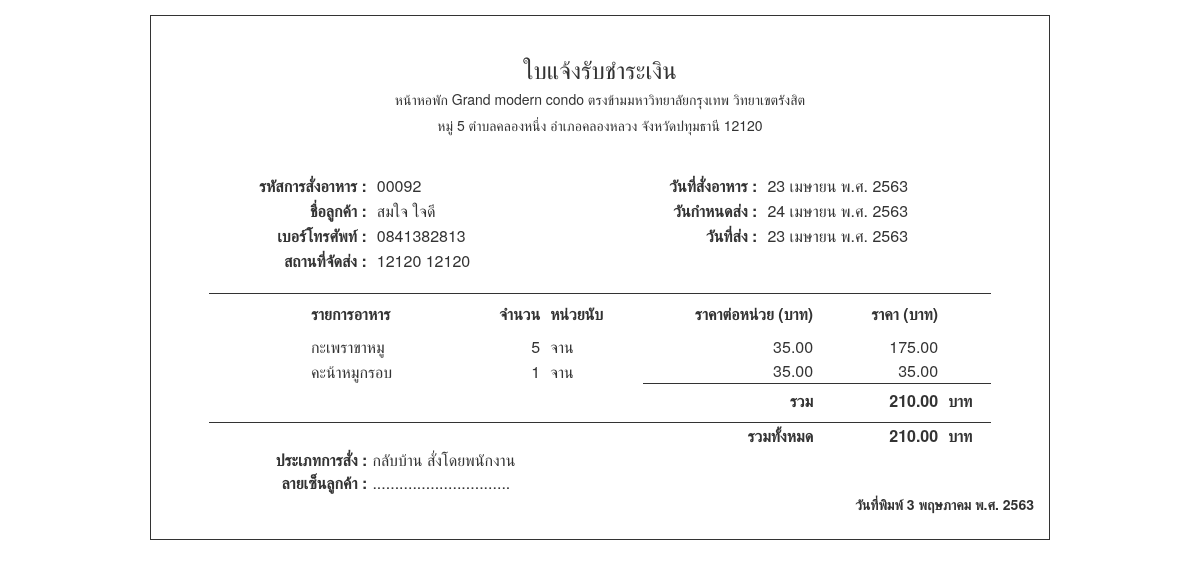
The app's page /admin/bill_order.php?oid=00092 (signed in) with its own data.
### tables this page shows
CREATE TABLE `orders` (
  `orderid` int(5) unsigned zerofill NOT NULL AUTO_INCREMENT COMMENT 'รหัสการสั่ง',
  `orderdate` datetime NOT NULL COMMENT 'วัน/เวลาที่สั่ง',
  `order_date_tobedelivery` date NOT NULL COMMENT 'วันกำหนดส่ง',
  `order_time_tobedelivery` time NOT NULL COMMENT 'เวลากำหนดส่ง',
  `order_date_delivered` date NOT NULL COMMENT 'วันที่ส่ง',
  `order_time_delivered` time NOT NULL COMMENT 'เวลาส่ง',
  `order_delivery_place` varchar(100) NOT NULL COMMENT 'สถานที่ส่ง',
  `order_status` int(1) NOT NULL COMMENT 'สถานะการสั่ง',
  `order_type` int(1) NOT NULL COMMENT 'ประเภทการสั่ง',
  `order_totalprice` float(7,2) NOT NULL COMMENT 'ราคารวม',
  `order_evidence` varchar(100) NOT NULL COMMENT 'หลักฐานการชำระ',
  `order_evidence_date` datetime NOT NULL,
  `tables_no` int(5) DEFAULT NULL,
  `payno` int(5) unsigned zerofill DEFAULT NULL,
  `payno_cancel` int(5) unsigned zerofill DEFAULT NULL COMMENT 'ใบเสร็จที่ถูกยกเลิก',
  `cusid` int(5) NOT NULL,
  `reserv_id` int(5) unsigned zerofill DEFAULT NULL,
  PRIMARY KEY (`orderid`),
  KEY `tables_no` (`tables_no`),
  KEY `bill_no` (`payno`),
  KEY `cusid` (`cusid`),
  KEY `reserv_id` (`reserv_id`),
  KEY `payno_cancel` (`payno_cancel`),
  CONSTRAINT `orders_ibfk_1` FOREIGN KEY (`cusid`) REFERENCES `customers` (`cusid`),
  CONSTRAINT `orders_ibfk_2` FOREIGN KEY (`tables_no`) REFERENCES `tables` (`tables_no`),
  CONSTRAINT `orders_ibfk_4` FOREIGN KEY (`payno`) REFERENCES `payment` (`payno`),
  CONSTRAINT `orders_ibfk_5` FOREIGN KEY (`reserv_id`) REFERENCES `reservations` (`reserv_id`),
  CONSTRAINT `orders_ibfk_6` FOREIGN KEY (`payno_cancel`) REFERENCES `payment` (`payno`)
);

CREATE TABLE `customers` (
  `cusid` int(5) NOT NULL AUTO_INCREMENT,
  `cus_name` varchar(50) NOT NULL,
  `cus_user` varchar(20) NOT NULL,
  `cus_birth` date DEFAULT NULL,
  `cus_tel` varchar(15) NOT NULL,
  `cus_email` varchar(30) NOT NULL,
  `cus_status` int(1) NOT NULL,
  `cus_password` char(40) NOT NULL,
  `cus_postnum` varchar(5) NOT NULL,
  `cus_address` varchar(100) NOT NULL,
  PRIMARY KEY (`cusid`)
);

CREATE TABLE `orderdetails` (
  `orderdetid` int(5) unsigned zerofill NOT NULL AUTO_INCREMENT,
  `orderdet_amount` int(3) NOT NULL COMMENT 'จำนวนอาหารที่สั่ง',
  `orderdet_status` int(1) NOT NULL COMMENT 'สถานะ',
  `orderdet_price` float(7,2) NOT NULL COMMENT 'ราคาที่สั่ง',
  `orderdet_note` varchar(100) NOT NULL COMMENT 'หมายเหตุ',
  `orderid` int(5) unsigned zerofill NOT NULL,
  `foodid` int(5) NOT NULL,
  PRIMARY KEY (`orderdetid`),
  KEY `orderid` (`orderid`),
  KEY `foodid` (`foodid`),
  CONSTRAINT `orderdetails_ibfk_2` FOREIGN KEY (`foodid`) REFERENCES `foods` (`foodid`),
  CONSTRAINT `orderdetails_ibfk_3` FOREIGN KEY (`orderid`) REFERENCES `orders` (`orderid`) ON DELETE CASCADE ON UPDATE CASCADE
);

CREATE TABLE `foods` (
  `foodid` int(5) NOT NULL AUTO_INCREMENT,
  `food_name` varchar(50) NOT NULL,
  `food_type` int(1) NOT NULL COMMENT 'ประเภทอาหาร',
  `food_price` float(7,2) NOT NULL,
  `food_qty` int(4) NOT NULL COMMENT 'จำนวน',
  `food_count` varchar(30) NOT NULL,
  `food_image` varchar(100) NOT NULL,
  `food_recomend` int(1) NOT NULL DEFAULT '0' COMMENT 'จำนวนการแนะนำ',
  `food_status` int(1) NOT NULL DEFAULT '0',
  PRIMARY KEY (`foodid`)
);

### conf/function.php (called while the page is built, shortened)
<?php
function tothaiyear($dates)
{
    $date = date("d-m-Y", strtotime($dates));
    $d1 = substr($date, 0, 2);
    $m1 = substr($date, 3, 2);
    $y = substr($date, 6, 4);
    $y1 = $y + 543;
    if ($date == "") {
        return "";
    } else {
        return $d1 . "/" . $m1 . "/" . $y1;
    }
}
function dt_tothaiyear($dates)
{
    $date = date("d-m-Y H:i", strtotime($dates));
    $d1 = substr($date, 0, 2);
    $m1 = substr($date, 3, 2);
    $y = substr($date, 6, 4);
    $y1 = $y + 543;
    $time = substr($date, 11, 6);
    if ($date == "") {
        return "";
    } else {
        return $d1 . "/" . $m1 . "/" . $y1 . " " . $time;
    }
}
function fulldate_thai($dates)
{
    $d = substr($dates, 0, 2);
    $m = substr($dates, 3, 2);
    $y = substr($dates, 6, 4);
    if ($d < 10) {
        $d = substr($d, 1, 1);
    }
    if ($m < 10) {
        $m = substr($m, 1, 1);
    }
    $months = array(
        '',
        'มกราคม',
        'กุมภาพันธ์',
        'มีนาคม',
        'เมษายน',
        'พฤษภาคม',
        'มิถุนายน',
        'กรกฎาคม ',
        'สิงหาคม',
        'กันยายน',
        'ตุลาคม',
        'พฤศจิกายน',
        'ธันวาคม',
    );
    if ($dates == "") {
        return "";
    } else {
        return $d . " " . $months[$m] . " พ.ศ. " . ($y + 543);
    }
}
function fulldatetime_thai($dates)
{
    $d = substr($dates, 0, 2);
    $m = substr($dates, 3, 2);
    $y = substr($dates, 6, 4);
    if ($m < 10) {
        $m = substr($m, 1, 1);
    }
    $months = array(
        '',
        'มกราคม',
        'กุมภาพันธ์',
        'มีนาคม',
        'เมษายน',
        'พฤษภาคม',
        'มิถุนายน',
        'กรกฎาคม ',
        'สิงหาคม',
        'กันยายน',
        'ตุลาคม',
        'พฤศจิกายน',
        'ธันวาคม',
    );
    if ($dates == "") {
        return "";
    } else {
        return $d . " " . $months[$m] . " พ.ศ. " . ($y);
    }
}

### admin/bill_order.php (the view, shortened to what this page needs)
<?php
include("conf/lib.php");
include("../conf/function.php");
include("../conf/connection.php");
?>
<head>
</head>
<body>
    <?php
    $sql_payment = "SELECT * FROM orders
    LEFT JOIN customers ON orders.cusid = customers.cusid WHERE orders.orderid = '" . $_GET['oid'] . "'";
    $result_payment = mysqli_fetch_assoc(mysqli_query($link, $sql_payment));
    ?>
    <div class="container" style="padding-top:20px; width:900px; margin-top:15px; border:1px solid;">
        <h3 class="text-center">ใบแจ้งรับชำระเงิน</h3>
        <h5 class="text-center">หน้าหอพัก Grand modern condo ตรงข้ามมหาวิทยาลัยกรุงเทพ วิทยาเขตรังสิต</h5>
        <h5 class="text-center" style="padding-bottom:30px;">หมู่ 5 ตำบลคลองหนึ่ง อำเภอคลองหลวง จังหวัดปทุมธานี 12120</h5>
        <table width="90%" border="0" align="center">
            <tr>
                <td width="150px" style="text-align: right; height:25px; padding-right:10px;"><b>รหัสการสั่งอาหาร : </b></td>
                <td width="200px"><?= $result_payment['orderid'] ?></td>
                <td width="150px" style="text-align: right; padding-right:10px;"><b>วันที่สั่งอาหาร : </b></td>
                <td width="200px"><?= fulldatetime_thai(dt_tothaiyear($result_payment['orderdate'])) ?></td>
            </tr>
            <tr>
                <td width="150px" style="text-align: right; height:25px; padding-right:10px;"><b>ชื่อลูกค้า : </b></td>
                <td width="200px"> <?= $result_payment['cus_name'] ?></td>
                <td width="150px" style="text-align: right; padding-right:10px;"><b>วันกำหนดส่ง : </b></td>
                <td width="200px"><?= ($result_payment['order_date_tobedelivery'] != "0000-00-00") ? fulldatetime_thai(tothaiyear($result_payment['order_date_tobedelivery'])) : "-"  ?></td>
            </tr>
            <tr>
                <td width="150px" style="text-align: right; height:25px; padding-right:10px;"><b>เบอร์โทรศัพท์ : </b></td>
                <td width="200px"><?= $result_payment['cus_tel'] ?></td>
                <td width="150px" style="text-align: right; padding-right:10px;"><b>วันที่ส่ง : </b></td>
                <td width="200px"><?= ($result_payment['order_date_delivered'] != "0000-00-00") ?  fulldatetime_thai(dt_tothaiyear($result_payment['order_date_delivered'])) : "-" ?></td>
            </tr>
            <tr>
                <td width="150px" style="text-align: right; height:25px; padding-right:10px;"><b>สถานที่จัดส่ง : </b></td>
                <td width="200px"><?= $result_payment['order_delivery_place']  ?></td>
            </tr>
            <tr>
                <td height="20px"></td>
            </tr>
        </table>
        <table width="90%" align="center" border="0">
            <tr>
                <th style="text-align:right; padding-right:20px; width:13%; height:40px; border-top :1px solid;"></th>
                <th style="height:40px; width:150px; border-top :1px solid;">รายการอาหาร</th>
                <th style="height:40px; border-top :1px solid; text-align: right; padding-right:10px;">จำนวน</th>
                <th style="height:40px; border-top :1px solid; ">หน่วยนับ</th>
                <th style="height:40px; border-top :1px solid; text-align: right; width:170px;">ราคาต่อหน่วย (บาท)</th>
                <th style=" height:40px; border-top :1px solid; text-align: right; padding-right:10px;">ราคา (บาท)</th>
                <th style="border-top:1px solid;"></th>
            </tr>
            <?php
            $sum_final = 0;
            ?>
            <tr>
                <td>
                    <?php
                    $sql_orderdet = "SELECT * FROM orderdetails LEFT JOIN foods ON orderdetails.foodid = foods.foodid WHERE orderdetails.orderid = '" . $result_payment['orderid'] . "'";
                    $q_orderdet = mysqli_query($link, $sql_orderdet);
                    $i = 1;
                    $sumdet = 0;
                    while ($ressult_orderdet = mysqli_fetch_array($q_orderdet)) {
                        if ($i >= 2)
                            echo "</tr><tr><td colspan='1'></td>";
                    ?>
                <td><?= $ressult_orderdet['food_name'] ?></td>
                <td align="right" style="padding-right:10px; height:25px;"><?= $ressult_orderdet['orderdet_amount'] ?></td>
                <td><?= $ressult_orderdet['food_count'] ?></td>
                <td align="right"><?= $ressult_orderdet['food_price'] ?></td>
                <td align="right" style="padding-right:10px;"><?= number_format($ressult_orderdet['food_price'] * $ressult_orderdet['orderdet_amount'], 2) ?></td>
            <?php $i++;
                        $sumdet += ($ressult_orderdet['food_price'] * $ressult_orderdet['orderdet_amount']);
                        if ($i >= 2)
                            echo "</tr>";
                    } ?>
            <tr>
                <td colspan="4"></td>
                <td colspan="" style="height:25px; padding-top:5px; padding-bottom:10px; border-top:1px solid;" align="right">
                    <b> รวม </b>
                </td>
                <td align="right" style="padding-top: 5px; border-top:1px solid; padding-bottom:10px; padding-right:10px;">
                    <b><?= number_format($sumdet, 2) ?></b>
                </td>
                <td style=" border-top:1px solid; padding-bottom:5px;"><b>บาท</b></td>
            </tr>
            <?php $sum_final += $sumdet;
            ?>
            <td colspan="5" style="height:25px; text-align:right; border-top:1px solid;">
                <b>รวมทั้งหมด</b>
            </td>
            <td align="right" style="padding-right:10px; border-top:1px solid;"><b><?= number_format($sum_final, 2) ?></b></td>
            <td style=" border-top:1px solid;"><b>บาท</b></td>
        </table>
        <table width="50%" border="0">
            <tr>
                <td width="12%" align="right" style="padding-right:5px;"><b>ประเภทการสั่ง : </b></td>
                <td width="15%">
                    <?php
                    if ($result_payment['order_type'] == 0) {
                        echo "กลับบ้าน สั่งโดยพนักงาน";
                    } elseif ($result_payment['order_type'] == 1) {
                        echo "ทานที่ร้าน สั่งโดยพนักงาน";
                    } elseif ($result_payment['order_type'] == 2) {
                        echo "กลับบ้าน สั่งโดยลูกค้า";
                    }
                    ?>
                </td>
            </tr>
            <tr>
                <td width="20%" align="right" style="padding-right:5px;"><b>ลายเซ็นลูกค้า : </b></td>
                <td>...............................</td>
            </tr>
        </table>
        <div class="row">
            <div class="col-md-4 col-md-offset-8 text-right" style="padding-bottom:25px;">
                <b>วันที่พิมพ์ <?= fulldate_thai(date("d-m-Y")) ?></b>
            </div>
        </div>
    </div>
</body>

### records on screen
orders: orderid "00092", orderdate "23 เมษายน พ.ศ. 2563", cusid.cus_name "สมใจ ใจดี", order_date_tobedelivery "24 เมษายน พ.ศ. 2563", cusid.cus_tel "0841382813", order_date_delivered "23 เมษายน พ.ศ. 2563", order_delivery_place "12120 12120"
orderdetails: foodid.food_name "กะเพราขาหมู", orderdet_amount "5", foodid.food_count "จาน", foodid.food_price "35.00", $ressult_orderdet['food_price'] * $ressult_orderdet['orderdet_amount'] "175.00"
orderdetails: foodid.food_name "คะน้าหมูกรอบ", orderdet_amount "1", foodid.food_count "จาน", foodid.food_price "35.00"

### other values on screen
$sumdet "210.00"
$sum_final "210.00"
